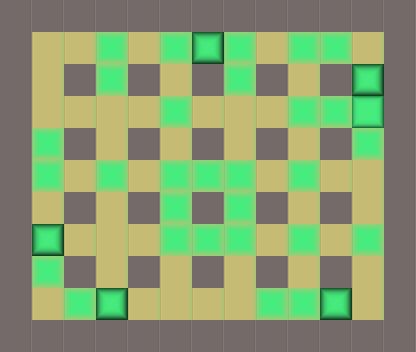

Rendered tile map (Tiled .tmx) drawn with the repository's tilesets; below, a short description and the full map source, tile grids included:
An orthogonal 13x11 tile map with 32x32 px tiles, 2 tile layers (base, piedras).

<map version="1.0" orientation="orthogonal" renderorder="right-down" width="13" height="11" tilewidth="32" tileheight="32" nextobjectid="1">
 <properties>
  <property name="nombre" value="Nivel 1" />
 </properties>
 <tileset firstgid="1" name="tile" tilewidth="32" tileheight="32" tilecount="3">
  <image source="../tilebase.png" width="96" height="32" />
  <terraintypes>
   <terrain name="New Terrain" tile="-1" />
  </terraintypes>
 </tileset>
 <layer name="base" width="13" height="11">
  <data>
   <tile gid="1" />
   <tile gid="1" />
   <tile gid="1" />
   <tile gid="1" />
   <tile gid="1" />
   <tile gid="1" />
   <tile gid="1" />
   <tile gid="1" />
   <tile gid="1" />
   <tile gid="1" />
   <tile gid="1" />
   <tile gid="1" />
   <tile gid="1" />
   <tile gid="1" />
   <tile gid="2" />
   <tile gid="2" />
   <tile gid="2" />
   <tile gid="2" />
   <tile gid="2" />
   <tile gid="3" />
   <tile gid="2" />
   <tile gid="2" />
   <tile gid="2" />
   <tile gid="2" />
   <tile gid="2" />
   <tile gid="1" />
   <tile gid="1" />
   <tile gid="2" />
   <tile gid="1" />
   <tile gid="2" />
   <tile gid="1" />
   <tile gid="2" />
   <tile gid="1" />
   <tile gid="2" />
   <tile gid="1" />
   <tile gid="2" />
   <tile gid="1" />
   <tile gid="3" />
   <tile gid="1" />
   <tile gid="1" />
   <tile gid="2" />
   <tile gid="2" />
   <tile gid="2" />
   <tile gid="2" />
   <tile gid="2" />
   <tile gid="2" />
   <tile gid="2" />
   <tile gid="2" />
   <tile gid="2" />
   <tile gid="2" />
   <tile gid="3" />
   <tile gid="1" />
   <tile gid="1" />
   <tile gid="2" />
   <tile gid="1" />
   <tile gid="2" />
   <tile gid="1" />
   <tile gid="2" />
   <tile gid="1" />
   <tile gid="2" />
   <tile gid="1" />
   <tile gid="2" />
   <tile gid="1" />
   <tile gid="2" />
   <tile gid="1" />
   <tile gid="1" />
   <tile gid="2" />
   <tile gid="2" />
   <tile gid="2" />
   <tile gid="2" />
   <tile gid="2" />
   <tile gid="2" />
   <tile gid="2" />
   <tile gid="2" />
   <tile gid="2" />
   <tile gid="2" />
   <tile gid="2" />
   <tile gid="1" />
   <tile gid="1" />
   <tile gid="2" />
   <tile gid="1" />
   <tile gid="2" />
   <tile gid="1" />
   <tile gid="2" />
   <tile gid="1" />
   <tile gid="2" />
   <tile gid="1" />
   <tile gid="2" />
   <tile gid="1" />
   <tile gid="2" />
   <tile gid="1" />
   <tile gid="1" />
   <tile gid="3" />
   <tile gid="2" />
   <tile gid="2" />
   <tile gid="2" />
   <tile gid="2" />
   <tile gid="2" />
   <tile gid="2" />
   <tile gid="2" />
   <tile gid="2" />
   <tile gid="2" />
   <tile gid="2" />
   <tile gid="1" />
   <tile gid="1" />
   <tile gid="2" />
   <tile gid="1" />
   <tile gid="2" />
   <tile gid="1" />
   <tile gid="2" />
   <tile gid="1" />
   <tile gid="2" />
   <tile gid="1" />
   <tile gid="2" />
   <tile gid="1" />
   <tile gid="2" />
   <tile gid="1" />
   <tile gid="1" />
   <tile gid="2" />
   <tile gid="2" />
   <tile gid="3" />
   <tile gid="2" />
   <tile gid="2" />
   <tile gid="2" />
   <tile gid="2" />
   <tile gid="2" />
   <tile gid="2" />
   <tile gid="3" />
   <tile gid="2" />
   <tile gid="1" />
   <tile gid="1" />
   <tile gid="1" />
   <tile gid="1" />
   <tile gid="1" />
   <tile gid="1" />
   <tile gid="1" />
   <tile gid="1" />
   <tile gid="1" />
   <tile gid="1" />
   <tile gid="1" />
   <tile gid="1" />
   <tile gid="1" />
   <tile gid="1" />
  </data>
 </layer>
 <layer name="piedras" width="13" height="11">
  <data>
   <tile gid="0" />
   <tile gid="0" />
   <tile gid="0" />
   <tile gid="0" />
   <tile gid="0" />
   <tile gid="0" />
   <tile gid="0" />
   <tile gid="0" />
   <tile gid="0" />
   <tile gid="0" />
   <tile gid="0" />
   <tile gid="0" />
   <tile gid="0" />
   <tile gid="0" />
   <tile gid="0" />
   <tile gid="0" />
   <tile gid="3" />
   <tile gid="0" />
   <tile gid="3" />
   <tile gid="0" />
   <tile gid="3" />
   <tile gid="0" />
   <tile gid="3" />
   <tile gid="3" />
   <tile gid="0" />
   <tile gid="0" />
   <tile gid="0" />
   <tile gid="0" />
   <tile gid="0" />
   <tile gid="3" />
   <tile gid="0" />
   <tile gid="0" />
   <tile gid="0" />
   <tile gid="3" />
   <tile gid="0" />
   <tile gid="0" />
   <tile gid="0" />
   <tile gid="0" />
   <tile gid="0" />
   <tile gid="0" />
   <tile gid="0" />
   <tile gid="0" />
   <tile gid="0" />
   <tile gid="0" />
   <tile gid="3" />
   <tile gid="0" />
   <tile gid="0" />
   <tile gid="0" />
   <tile gid="3" />
   <tile gid="3" />
   <tile gid="3" />
   <tile gid="0" />
   <tile gid="0" />
   <tile gid="3" />
   <tile gid="0" />
   <tile gid="0" />
   <tile gid="0" />
   <tile gid="0" />
   <tile gid="0" />
   <tile gid="0" />
   <tile gid="0" />
   <tile gid="0" />
   <tile gid="0" />
   <tile gid="3" />
   <tile gid="0" />
   <tile gid="0" />
   <tile gid="3" />
   <tile gid="0" />
   <tile gid="3" />
   <tile gid="0" />
   <tile gid="3" />
   <tile gid="3" />
   <tile gid="3" />
   <tile gid="0" />
   <tile gid="3" />
   <tile gid="0" />
   <tile gid="0" />
   <tile gid="0" />
   <tile gid="0" />
   <tile gid="0" />
   <tile gid="0" />
   <tile gid="0" />
   <tile gid="0" />
   <tile gid="3" />
   <tile gid="0" />
   <tile gid="3" />
   <tile gid="0" />
   <tile gid="0" />
   <tile gid="0" />
   <tile gid="0" />
   <tile gid="0" />
   <tile gid="0" />
   <tile gid="0" />
   <tile gid="0" />
   <tile gid="0" />
   <tile gid="0" />
   <tile gid="3" />
   <tile gid="3" />
   <tile gid="3" />
   <tile gid="0" />
   <tile gid="3" />
   <tile gid="0" />
   <tile gid="3" />
   <tile gid="0" />
   <tile gid="0" />
   <tile gid="3" />
   <tile gid="0" />
   <tile gid="0" />
   <tile gid="0" />
   <tile gid="0" />
   <tile gid="0" />
   <tile gid="0" />
   <tile gid="0" />
   <tile gid="0" />
   <tile gid="0" />
   <tile gid="0" />
   <tile gid="0" />
   <tile gid="0" />
   <tile gid="0" />
   <tile gid="3" />
   <tile gid="0" />
   <tile gid="0" />
   <tile gid="0" />
   <tile gid="0" />
   <tile gid="0" />
   <tile gid="3" />
   <tile gid="3" />
   <tile gid="0" />
   <tile gid="0" />
   <tile gid="0" />
   <tile gid="0" />
   <tile gid="0" />
   <tile gid="0" />
   <tile gid="0" />
   <tile gid="0" />
   <tile gid="0" />
   <tile gid="0" />
   <tile gid="0" />
   <tile gid="0" />
   <tile gid="0" />
   <tile gid="0" />
   <tile gid="0" />
   <tile gid="0" />
  </data>
 </layer>
</map>
